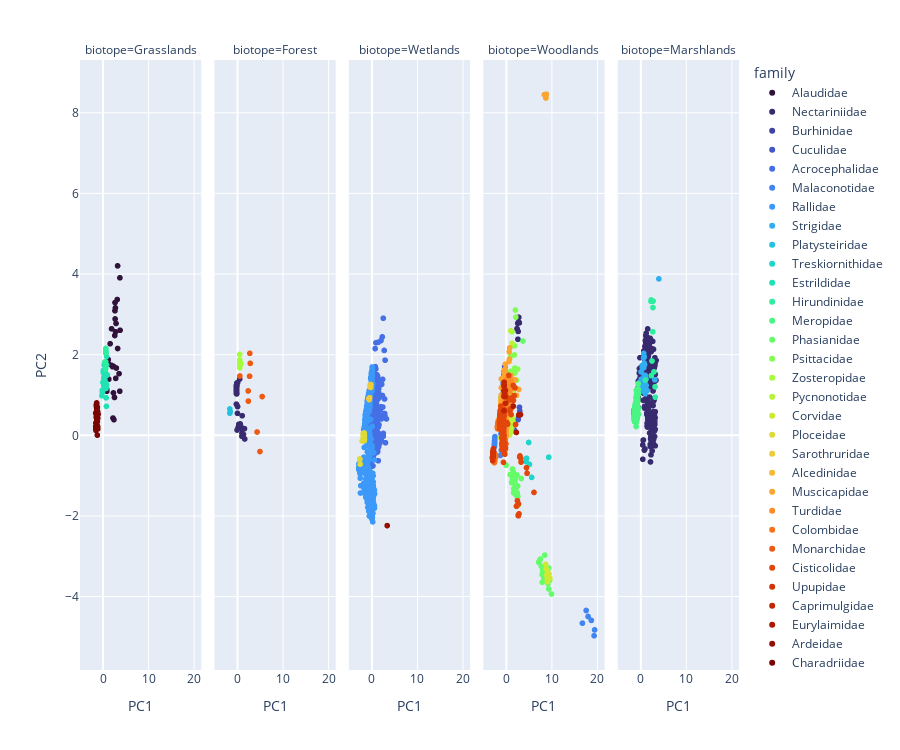

Notebook code cell kept with this figure:
### Markdown cell above
# all biotopes

### Code cell
colors_ = np.linspace(0, 1, len(ROI_coordinates['family'].unique()))
discrete_colors = sample_colorscale('turbo', minmax_scale(colors_))

px.scatter(ROI_coordinates, x='PC1',y='PC2',facet_col='biotope',color='family',
        color_discrete_sequence=discrete_colors, height=750)

### Figure 1 — Plotly figure (JSON) as saved in the notebook; plotly's stock layout.template omitted (floating-point values rounded to 4 significant figures; data arrays with more than 128 entries replaced by an {"elided": "..."} marker saying what was removed)
{"data": [{"hovertemplate": "family=Alaudidae<br>biotope=Grasslands<br>PC1=%{x}<br>PC2=%{y}<extra></extra>", "legendgroup": "Alaudidae", "marker": {"color": "rgb(48, 18, 59)", "symbol": "circle"}, "mode": "markers", "name": "Alaudidae", "showlegend": true, "type": "scattergl", "x": [2.801, 3.215, 1.272, 3.76, 3.713, 2.63, 1.883, 1.156, 2.296, 2.116, 3.209, 0.5521, 1.56, 2.941, 2.64, 1.269, 0.5539, 0.8394, 1.896, 3.528, 2.724, 2.199, 3.689, 3.122, 2.395, 2.589, 2.523, 2.759, 0.2654, 2.866, 0.8008, 2.656, 2.293], "xaxis": "x", "y": [1.413, 2.154, 1.391, 2.607, 3.906, 3.09, 2.642, 1.877, 1.712, 1.702, 4.202, 1.396, 2.272, 1.669, 3.293, 1.768, 1.122, 1.095, 1.735, 1.529, 3.161, 0.4283, 1.094, 3.368, 0.3877, 2.476, 0.9394, 2.567, 1.619, 2.775, 1.145, 2.887, 1.052], "yaxis": "y"}, {"hovertemplate": "family=Nectariniidae<br>biotope=Forest<br>PC1=%{x}<br>PC2=%{y}<extra></extra>", "legendgroup": "Nectariniidae", "marker": {"color": "rgb(56, 42, 111)", "symbol": "circle"}, "mode": "markers", "name": "Nectariniidae", "showlegend": true, "type": "scattergl", "x": [-0.1368, -0.06816, -0.171, -0.1397, -0.1812, -0.1727, -0.1573, -0.08896, -0.002624, -0.1095, -0.02912, -0.1334, -0.08496, -0.005519, -0.1231, -0.15, 0.1149, -0.08165, -0.02018, -0.08496, -0.1169, -0.06467, 1.081, 1.09, 0.01034, 0.7953, 0.4019, 1.074, 0.01231, 0.6966, -0.1405, 0.5765, 1.645, 0.7212, 1.42, 0.2357, 1.138, 0.09701, 1.697, 0.1285, 0.7754], "xaxis": "x2", "y": [1.034, 1.116, 1.094, 1.148, 1.115, 1.207, 1.145, 1.026, 1.301, 1.205, 1.044, 1.175, 1.166, 1.227, 1.085, 1.237, 1.301, 1.119, 1.298, 1.166, 1.11, 1.188, 0.1646, 0.05008, 0.1315, 0.2346, 0.2756, -0.02503, 0.7402, 0.2844, 0.7739, 1.395, 0.1663, 0.2093, 0.02219, 0.195, 0.4867, 0.545, -0.09029, 0.7112, 0.2262], "yaxis": "y2"}, {"hovertemplate": "family=Nectariniidae<br>biotope=Woodlands<br>PC1=%{x}<br>PC2=%{y}<extra></extra>", "legendgroup": "Nectariniidae", "marker": {"color": "rgb(56, 42, 111)", "symbol": "circle"}, "mode": "markers", "name": "Nectariniidae", "showlegend": false, "type": "scattergl", "x": [2.671, 2.617, 2.674, 2.42, 2.871, 2.568, 2.808, 2.926, 2.77, 0.5301, 0.5159, -0.1592, 0.5696, -0.1578, 0.3714, -0.2675, 0.4958, 0.4571, -0.3249, 0.433, -0.2492, 0.4571, 0.5678, -0.2856, 0.5622, 0.8346, 0.6047, 0.5673, 0.557, 1.069, 0.7698, 0.7054, 0.7988, 1.112, 0.7476, 1.016, 1.306, 0.8461, 0.668, 0.8177, 0.5382, 0.7101, 0.7945, 1.103, 0.6615, 0.736, 0.879, 0.6153, 0.7239, 0.62, 0.845, 0.6205, 0.6516, 0.5289, 0.4678, 0.7213, 0.6306, 0.7302, 0.5487, 0.7909, 0.8601, 0.7951, 0.7713, 0.6443, 0.7372, 0.6273, 1.024, 0.8991, 0.829, 1.136, 0.5921], "xaxis": "x4", "y": [2.577, 2.383, 2.929, 2.647, 2.799, 2.778, 2.926, 2.79, 2.809, 0.7006, 0.8441, 0.8299, 0.9214, 0.4356, 0.7352, 0.4338, 0.8345, 0.8947, 0.6039, 0.7779, 0.3645, 0.8947, 1.103, 0.4563, 0.9163, 0.9215, 0.8318, 1.135, 0.9542, 1.105, 0.9927, 0.7883, 0.8391, 0.8813, 0.8953, 1.059, 0.7198, 1.237, 1.091, 0.9037, 1.288, 0.9227, 1.137, 0.9974, 1.207, 1.012, 1.185, 1.046, 0.6703, 1.18, 1.274, 0.7946, 0.6877, 1.157, 1.139, 0.8804, 0.8959, 0.7492, 0.82, 0.793, 0.7134, 0.6369, 1.082, 0.5385, 1.054, 0.8815, 1.203, 0.9656, 1.1, 0.9946, 0.8536], "yaxis": "y4"}, {"hovertemplate": "family=Nectariniidae<br>biotope=Marshlands<br>PC1=%{x}<br>PC2=%{y}<extra></extra>", "legendgroup": "Nectariniidae", "marker": {"color": "rgb(56, 42, 111)", "symbol": "circle"}, "mode": "markers", "name": "Nectariniidae", "showlegend": false, "type": "scattergl", "x": {"elided": "234 float values"}, "xaxis": "x5", "y": {"elided": "234 float values"}, "yaxis": "y5"}, {"hovertemplate": "family=Burhinidae<br>biotope=Wetlands<br>PC1=%{x}<br>PC2=%{y}<extra></extra>", "legendgroup": "Burhinidae", "marker": {"color": "rgb(64, 66, 164)", "symbol": "circle"}, "mode": "markers", "name": "Burhinidae", "showlegend": true, "type": "scattergl", "x": [0.778, 0.9805], "xaxis": "x3", "y": [0.3551, 0.4953], "yaxis": "y3"}, {"hovertemplate": "family=Cuculidae<br>biotope=Woodlands<br>PC1=%{x}<br>PC2=%{y}<extra></extra>", "legendgroup": "Cuculidae", "marker": {"color": "rgb(67, 88, 197)", "symbol": "circle"}, "mode": "markers", "name": "Cuculidae", "showlegend": true, "type": "scattergl", "x": [-0.4143, -0.5618, -0.2852, -0.4969, -0.3076, -0.6046, -0.3971, -0.4304, -0.4766, -0.5527, -0.4074, -0.5071, -0.2888, -0.4892, -0.3314, -0.4606, -0.4896, -0.5164, -0.457, -0.5205, -0.2592, -0.4689, -0.3677, -0.5871, -0.3938, -0.5105, -0.2355, -0.3687, -0.277, -0.3788, -0.2496, -0.7009, -0.3689, -0.4934, -0.3291, -0.5059, -0.2471, -0.5338, 3.034, 2.753, 1.89, -1.038, -1.129, 2.958, 2.656, 1.839, -2.638, -2.689, -2.673, -2.638, -2.66, -2.6, -2.597, -2.658, -2.554, -2.636, -2.534, -2.61, -2.622, -2.507, -2.641, -2.604, -2.622, -2.597], "xaxis": "x4", "y": [1.461, 1.254, 1.666, 1.393, 1.704, 1.294, 1.547, 1.585, 1.439, 1.301, 1.549, 1.395, 1.598, 1.309, 1.469, 1.42, 1.44, 1.328, 1.454, 1.327, 1.66, 1.511, 1.441, 1.054, 1.492, 1.348, 1.688, 1.426, 1.657, 1.428, 1.441, 1.216, 1.609, 1.217, 1.598, 1.22, 1.639, 1.311, 0.6021, 0.4591, 0.1223, 0.7937, 0.7408, 0.6967, 0.3878, 0.2576, -0.46, -0.5667, -0.582, -0.46, -0.483, -0.494, -0.5139, -0.4696, -0.6155, -0.5214, -0.4691, -0.4309, -0.4754, -0.4747, -0.5066, -0.4791, -0.4754, -0.5139], "yaxis": "y4"}, {"hovertemplate": "family=Acrocephalidae<br>biotope=Wetlands<br>PC1=%{x}<br>PC2=%{y}<extra></extra>", "legendgroup": "Acrocephalidae", "marker": {"color": "rgb(69, 111, 228)", "symbol": "circle"}, "mode": "markers", "name": "Acrocephalidae", "showlegend": true, "type": "scattergl", "x": {"elided": "331 float values"}, "xaxis": "x3", "y": {"elided": "331 float values"}, "yaxis": "y3"}, {"hovertemplate": "family=Malaconotidae<br>biotope=Woodlands<br>PC1=%{x}<br>PC2=%{y}<extra></extra>", "legendgroup": "Malaconotidae", "marker": {"color": "rgb(66, 132, 242)", "symbol": "circle"}, "mode": "markers", "name": "Malaconotidae", "showlegend": true, "type": "scattergl", "x": [16.82, 18.06, 18.78, 19.5, 19.39, 17.64, -2.508, -2.491, -1.038, -2.514, -2.451, -1.259, -2.572, -2.594, -1.108, -2.506, -2.594, -1.122, -2.442, -2.517, -1.194, -2.472, -2.534, -1.163, -2.527, -2.543, -0.9027], "xaxis": "x4", "y": [-4.659, -4.493, -4.59, -4.826, -4.971, -4.344, -0.1678, -0.2046, -0.3698, -0.2038, -0.07902, -0.4996, -0.2423, -0.2589, 0.03813, -0.1842, -0.2589, 0.2914, -0.03203, -0.1819, 0.2499, -0.1213, -0.2255, 0.2314, -0.1326, -0.2817, -0.2559], "yaxis": "y4"}, {"hovertemplate": "family=Rallidae<br>biotope=Wetlands<br>PC1=%{x}<br>PC2=%{y}<extra></extra>", "legendgroup": "Rallidae", "marker": {"color": "rgb(60, 153, 249)", "symbol": "circle"}, "mode": "markers", "name": "Rallidae", "showlegend": true, "type": "scattergl", "x": {"elided": "1335 float values"}, "xaxis": "x3", "y": {"elided": "1335 float values"}, "yaxis": "y3"}, {"hovertemplate": "family=Rallidae<br>biotope=Marshlands<br>PC1=%{x}<br>PC2=%{y}<extra></extra>", "legendgroup": "Rallidae", "marker": {"color": "rgb(60, 153, 249)", "symbol": "circle"}, "mode": "markers", "name": "Rallidae", "showlegend": false, "type": "scattergl", "x": [-1.08, -0.6057, -1.377, -1.327, -1.356, -1.321, -1.364, -1.286, -1.294, -1.306, -1.164, -1.245, -1.245, -1.198, -1.206, -1.211, -1.198, -1.206, -1.252, -1.186, -1.301, -1.323, -1.329, -1.348, -1.356, -1.392, -1.389, -1.355, -1.392, -1.415, -1.445, -1.407, -1.367, -1.412, -1.377, -1.392, -1.338, -1.406, -1.454, -1.403, -1.449, -1.439, -1.393, -1.484, -1.494], "xaxis": "x5", "y": [0.4997, 1.174, 0.5848, 0.5701, 0.6155, 0.5975, 0.5896, 0.6602, 0.6468, 0.6331, 0.7345, 0.671, 0.6985, 0.6513, 0.6351, 0.5998, 0.6471, 0.7323, 0.6596, 0.6075, 0.6303, 0.5514, 0.5998, 0.5538, 0.6388, 0.5399, 0.5986, 0.6024, 0.5399, 0.5189, 0.5736, 0.5672, 0.5699, 0.5412, 0.5961, 0.5399, 0.5897, 0.5942, 0.5161, 0.5786, 0.6337, 0.5361, 0.5615, 0.5437, 0.5729], "yaxis": "y5"}, {"hovertemplate": "family=Strigidae<br>biotope=Marshlands<br>PC1=%{x}<br>PC2=%{y}<extra></extra>", "legendgroup": "Strigidae", "marker": {"color": "rgb(49, 174, 241)", "symbol": "circle"}, "mode": "markers", "name": "Strigidae", "showlegend": true, "type": "scattergl", "x": [0.765, -0.2546, 0.8858, 0.4909, 0.3946, 0.3619, 1.011, 0.3979, 0.859, 0.9383, 1.07, 1.027, 0.8419, 0.7152, 0.698, 0.4667, 0.8355, 0.7791, 4.041, 0.6606, 0.799, 0.8702, 1.234, 0.935, 0.4579, 0.1195, -0.1301, 0.3938, 0.1344, 0.8142, 0.4424, 0.6417, 0.8219, 0.9304, 0.9537, 1.481, 0.6632, 1.003, 0.9564, 0.742, 1.138, 1.045, 1.049, 1.013, 0.8108, 1.22, 3.168, 1.099, 0.7748, 0.7571, 1.055, 1.007], "xaxis": "x5", "y": [1.719, 1.309, 1.752, 1.187, 1.691, 1.319, 1.225, 1.738, 1.164, 1.416, 1.215, 1.488, 1.787, 1.678, 2.03, 1.095, 1.944, 1.302, 3.881, 1.92, 1.488, 1.163, 1.239, 1.169, 1.384, 1.574, 1.264, 1.143, 1.389, 1.191, 1.671, 1.281, 1.467, 1.122, 1.361, 1.106, 1.174, 1.279, 1.241, 1.19, 1.169, 1.036, 1.096, 1.23, 1.122, 1.398, 1.376, 1.204, 1.151, 1.236, 1.396, 1.186], "yaxis": "y5"}, {"hovertemplate": "family=Platysteiridae<br>biotope=Forest<br>PC1=%{x}<br>PC2=%{y}<extra></extra>", "legendgroup": "Platysteiridae", "marker": {"color": "rgb(35, 195, 223)", "symbol": "circle"}, "mode": "markers", "name": "Platysteiridae", "showlegend": true, "type": "scattergl", "x": [-1.512, -1.573, -1.573], "xaxis": "x2", "y": [0.5888, 0.6536, 0.5502], "yaxis": "y2"}, {"hovertemplate": "family=Treskiornithidae<br>biotope=Woodlands<br>PC1=%{x}<br>PC2=%{y}<extra></extra>", "legendgroup": "Treskiornithidae", "marker": {"color": "rgb(29, 213, 203)", "symbol": "circle"}, "mode": "markers", "name": "Treskiornithidae", "showlegend": true, "type": "scattergl", "x": [4.412, 5.145, 4.982, 4.522, 5.64, 9.406], "xaxis": "x4", "y": [-0.6498, -0.7206, -0.1766, -0.5689, -1.044, -0.5425], "yaxis": "y4"}, {"hovertemplate": "family=Estrildidae<br>biotope=Grasslands<br>PC1=%{x}<br>PC2=%{y}<extra></extra>", "legendgroup": "Estrildidae", "marker": {"color": "rgb(33, 226, 181)", "symbol": "circle"}, "mode": "markers", "name": "Estrildidae", "showlegend": true, "type": "scattergl", "x": [0.7131, 0.1791, -0.1082, 0.5008, 0.4102, 0.4778, 0.6564, 0.7886, 0.771, 0.08455, -0.1528, 0.3152, 0.002773, 0.09143, 0.2429, 0.4434, -0.02376, 0.6851, 0.7851, 0.172, -0.1362, 0.1468, 0.05089, 0.2234, 0.509, 0.7078, 0.1745, -0.2301, 0.3883, 0.2364, 0.2628, 0.539, 0.672, 0.9532, 0.7785, 0.1733, -0.1847, 0.1168, 0.2756, 0.539, 0.6771, 0.7347, 0.6629], "xaxis": "x", "y": [1.252, 1.346, 1.094, 1.312, 1.563, 1.598, 1.306, 1.244, 1.745, 1.331, 1.066, 1.202, 1.314, 1.611, 1.515, 1.572, 1.313, 1.241, 1.492, 1.347, 1.119, 1.239, 1.565, 1.331, 1.548, 1.224, 1.424, 0.9816, 1.385, 1.748, 1.405, 1.684, 0.9306, 1.499, 1.959, 1.272, 1.101, 1.282, 1.469, 1.684, 0.9296, 0.719, 1.164], "yaxis": "y"}, {"hovertemplate": "family=Hirundinidae<br>biotope=Grasslands<br>PC1=%{x}<br>PC2=%{y}<extra></extra>", "legendgroup": "Hirundinidae", "marker": {"color": "rgb(44, 238, 158)", "symbol": "circle"}, "mode": "markers", "name": "Hirundinidae", "showlegend": true, "type": "scattergl", "x": [0.6065, 0.6176, 0.5515, 0.5016, 0.5732, 0.5574, 0.6313, 0.6578, 0.6613, 0.4082], "xaxis": "x", "y": [2.041, 2.155, 1.771, 1.816, 1.824, 1.645, 2.05, 2.101, 2.046, 1.822], "yaxis": "y"}, {"hovertemplate": "family=Hirundinidae<br>biotope=Marshlands<br>PC1=%{x}<br>PC2=%{y}<extra></extra>", "legendgroup": "Hirundinidae", "marker": {"color": "rgb(44, 238, 158)", "symbol": "circle"}, "mode": "markers", "name": "Hirundinidae", "showlegend": false, "type": "scattergl", "x": [2.763, 2.351, 2.309, 2.742, 1.09, 2.702, 2.375, 2.527, 2.958, 3.197, 3.249], "xaxis": "x5", "y": [3.33, 3.357, 3.323, 3.17, 1.372, 2.568, 1.48, 1.844, 1.574, 1.203, 0.9457], "yaxis": "y5"}, {"hovertemplate": "family=Meropidae<br>biotope=Marshlands<br>PC1=%{x}<br>PC2=%{y}<extra></extra>", "legendgroup": "Meropidae", "marker": {"color": "rgb(73, 246, 131)", "symbol": "circle"}, "mode": "markers", "name": "Meropidae", "showlegend": true, "type": "scattergl", "x": {"elided": "195 float values"}, "xaxis": "x5", "y": {"elided": "195 float values"}, "yaxis": "y5"}, {"hovertemplate": "family=Phasianidae<br>biotope=Woodlands<br>PC1=%{x}<br>PC2=%{y}<extra></extra>", "legendgroup": "Phasianidae", "marker": {"color": "rgb(101, 252, 105)", "symbol": "circle"}, "mode": "markers", "name": "Phasianidae", "showlegend": true, "type": "scattergl", "x": [0.01702, 1.925, 1.966, 1.386, 1.596, 2.56, 2.004, 2.026, 1.664, 1.802, 1.676, 1.609, 1.431, 1.972, 1.247, 1.325, 2.412, 1.463, 1.531, 2.187, 1.381, 1.719, 1.873, -0.783, -0.8904, 2.489, 8.632, 8.342, 8.698, 8.14, 10.0, 9.408, 9.512, 8.625, 9.235, 8.626, 8.448, 7.97, 8.633, 8.536, 8.801, 8.144, 9.613, 7.565, 8.06, 7.939, 7.388, 8.432, 9.165, 9.392, 7.182, 7.746, 8.765, 8.315, 2.646, 1.709, 1.795, 3.727, -1.155, 3.357, 2.278, 2.066, 0.9129, 2.184, 2.614, 2.46], "xaxis": "x4", "y": [-0.7395, -1.169, -1.03, -1.144, -0.9923, -1.256, -1.034, -1.085, -1.186, -1.325, -1.426, -0.9155, -0.8353, -1.141, -1.171, -1.18, -0.9828, -1.047, -1.061, -1.271, -1.104, -1.028, -1.08, -0.1407, -0.02484, -1.431, -3.35, -3.392, -3.513, -3.466, -3.936, -3.81, -3.541, -3.292, -3.678, -3.606, -3.586, -3.643, -3.475, -2.97, -3.349, -3.381, -3.595, -3.068, -3.353, -3.452, -3.113, -3.47, -3.547, -3.292, -3.147, -3.246, -3.537, -3.536, -1.737, -1.325, 1.014, 2.339, 0.9465, -1.071, -1.245, -1.466, -0.9736, -1.312, -1.515, -1.537], "yaxis": "y4"}, {"hovertemplate": "family=Psittacidae<br>biotope=Woodlands<br>PC1=%{x}<br>PC2=%{y}<extra></extra>", "legendgroup": "Psittacidae", "marker": {"color": "rgb(133, 252, 82)", "symbol": "circle"}, "mode": "markers", "name": "Psittacidae", "showlegend": true, "type": "scattergl", "x": [1.25, 1.036, 1.307, 0.1827, 0.6577, 0.3019, 2.548, 1.93, 0.7578, 1.844, 1.964, 1.589, 1.52, 2.154, 0.3328, 2.299, 0.558, 1.9, 1.642, 0.1636, 1.056, 2.083], "xaxis": "x4", "y": [0.1843, 1.588, 2.572, 0.2774, 0.404, 0.2091, 1.641, 1.669, 1.442, 1.993, 1.547, 1.108, 1.324, 2.931, 0.1851, 1.368, 0.9718, 2.221, 1.543, 0.1604, 1.966, 3.107], "yaxis": "y4"}, {"hovertemplate": "family=Zosteropidae<br>biotope=Forest<br>PC1=%{x}<br>PC2=%{y}<extra></extra>", "legendgroup": "Zosteropidae", "marker": {"color": "rgb(164, 252, 59)", "symbol": "circle"}, "mode": "markers", "name": "Zosteropidae", "showlegend": true, "type": "scattergl", "x": [0.5988, 0.6709, 0.8195, 0.6176, 0.5756, 0.6037, 0.5925, 0.5857], "xaxis": "x2", "y": [1.675, 1.73, 1.791, 1.848, 1.869, 1.818, 2.006, 1.763], "yaxis": "y2"}, {"hovertemplate": "family=Pycnonotidae<br>biotope=Woodlands<br>PC1=%{x}<br>PC2=%{y}<extra></extra>", "legendgroup": "Pycnonotidae", "marker": {"color": "rgb(185, 243, 56)", "symbol": "circle"}, "mode": "markers", "name": "Pycnonotidae", "showlegend": true, "type": "scattergl", "x": [1.129, 1.08, 0.8234, 1.251, -0.4197, 0.4993, -0.2766, 0.6501, -0.302, 0.6879, 0.3695, 1.473, 1.002, 0.756, 1.324, 0.5249, 1.352, 0.708, -0.3166, 0.8229, -0.2838, 0.7757, 0.672, 1.513, -0.2757, 0.1374, -1.254, 1.046, 1.376, 1.289, 0.953, 1.45, -0.2417, -0.09155, -0.3075, 0.7496, 1.277, -0.1573, 1.297, -0.327, 0.0679, -1.117], "xaxis": "x4", "y": [0.08689, 1.104, 1.438, 0.2113, 0.437, 0.3694, 0.6987, 0.4336, 0.6539, 0.4759, 0.2434, 0.3683, 0.2287, 0.8945, 2.28, 1.39, 0.3659, 0.08146, 0.4645, 0.1515, 0.4086, 0.009643, 0.1423, 0.3466, 1.116, 1.101, 0.5619, 2.591, 0.3151, 1.051, 1.33, 0.401, 0.2261, 0.3807, 0.4329, 0.08248, 0.471, 0.6698, 0.4453, 1.056, 1.051, 0.5705], "yaxis": "y4"}, {"hovertemplate": "family=Corvidae<br>biotope=Woodlands<br>PC1=%{x}<br>PC2=%{y}<extra></extra>", "legendgroup": "Corvidae", "marker": {"color": "rgb(206, 233, 52)", "symbol": "circle"}, "mode": "markers", "name": "Corvidae", "showlegend": true, "type": "scattergl", "x": [-0.3589, -0.4714, -0.562, -0.5251, -0.6261, -1.188, 9.088, 9.104, 9.466, 8.701, 8.934, 9.125, 9.673, 8.85], "xaxis": "x4", "y": [0.05419, -0.1899, -0.114, -0.2352, -0.2723, -0.0659, -3.346, -3.554, -3.435, -3.2, -3.463, -3.634, -3.548, -3.317], "yaxis": "y4"}, {"hovertemplate": "family=Ploceidae<br>biotope=Wetlands<br>PC1=%{x}<br>PC2=%{y}<extra></extra>", "legendgroup": "Ploceidae", "marker": {"color": "rgb(223, 218, 54)", "symbol": "circle"}, "mode": "markers", "name": "Ploceidae", "showlegend": true, "type": "scattergl", "x": [-1.863, -1.6, -1.658, -1.77, -1.655, -1.764, -1.683, -2.068, -2.511, -2.588, -2.561, -1.852, -1.625, -1.802, -1.559, -1.591, -1.635, -1.76, -1.563, -1.576, -1.715, -1.756], "xaxis": "x3", "y": [0.03467, -0.1365, -0.08511, -0.07382, -0.1008, 0.03494, 0.01769, -0.1384, -0.7155, -0.5864, -0.5903, -0.0597, 0.05904, -0.002383, -0.00963, -0.03525, -0.009086, 0.007861, -0.1012, -0.05303, -0.04376, -0.08771], "yaxis": "y3"}, {"hovertemplate": "family=Sarothruridae<br>biotope=Wetlands<br>PC1=%{x}<br>PC2=%{y}<extra></extra>", "legendgroup": "Sarothruridae", "marker": {"color": "rgb(238, 203, 57)", "symbol": "circle"}, "mode": "markers", "name": "Sarothruridae", "showlegend": true, "type": "scattergl", "x": [-0.5209, -0.6027, -0.3954, -0.1461, -0.1374, -0.1577, -0.3313, -0.2337, -0.1708, -0.2902, -0.2259, -0.2727, -0.1929, -0.2818], "xaxis": "x3", "y": [0.8863, 0.9101, 0.931, 1.244, 1.26, 1.248, 1.215, 1.245, 1.19, 1.194, 1.244, 1.206, 1.207, 1.253], "yaxis": "y3"}, {"hovertemplate": "family=Alcedinidae<br>biotope=Woodlands<br>PC1=%{x}<br>PC2=%{y}<extra></extra>", "legendgroup": "Alcedinidae", "marker": {"color": "rgb(247, 184, 54)", "symbol": "circle"}, "mode": "markers", "name": "Alcedinidae", "showlegend": true, "type": "scattergl", "x": {"elided": "149 float values"}, "xaxis": "x4", "y": {"elided": "149 float values"}, "yaxis": "y4"}, {"hovertemplate": "family=Muscicapidae<br>biotope=Woodlands<br>PC1=%{x}<br>PC2=%{y}<extra></extra>", "legendgroup": "Muscicapidae", "marker": {"color": "rgb(252, 164, 48)", "symbol": "circle"}, "mode": "markers", "name": "Muscicapidae", "showlegend": true, "type": "scattergl", "x": [-0.5099, -0.1306, -0.6016, -0.2484, -0.415, -0.4247, -0.4761, -0.226, -0.03843, 0.0608, -0.1687, -0.3587, -0.5074, -0.1873, -0.5342, -0.2795, -0.08229, -0.3812, -1.038, -0.1584, -0.1051, -0.2873, -0.3355, -0.6087, -0.5984, -0.7452, -1.165, -1.078, -0.9251, -0.1165, -1.498, -0.8584, -1.653, -0.8935, -0.951, -0.377, -0.1238, -0.3473, -0.3882, -0.4131, -0.3355, -0.3974, -0.7824, 0.6583, -0.2756, -0.4347, 0.8359, -0.199, 2.808, 2.305, 1.52, -0.441, 1.999, 1.419, 1.866, 0.8827, -0.2101, -0.776, 1.143, -0.2049, -0.1553, -0.3413, -1.023, -0.1043, 0.082, -0.09953, -0.004441, -0.09066, -0.05407, 0.02759, -0.4495, -0.2848, -0.9074, -0.6539, 8.709, 0.8064, 0.009481, -0.06625, -0.006859, -0.06603, -0.05407, -0.2049, -0.1362, -0.1681, -0.0507, -0.4523, -0.9098, 8.436, 0.2102, -0.3069, -0.04341, 8.793, 0.6814, 0.07744, -0.07308, -0.4523, -0.9202, 0.1703, -0.5038, -0.915, -0.3361, -0.7235, 8.861, 0.7577, 0.02414, -0.02634, -0.1532, -0.4251, -0.8918, 0.09552, 0.007509, 0.05227, 0.05762, 0.04352, -0.4463, -0.6996, -0.2941, -0.3683, 0.6524, 0.04736, 0.1033, 8.772, 0.06763, 0.032, -0.1345, -0.1286], "xaxis": "x4", "y": [1.093, 1.274, 0.905, 1.309, 1.03, 1.284, 1.088, 1.373, 1.12, 1.343, 1.007, 1.479, 0.8751, 1.632, 0.8927, 1.259, 1.17, 0.638, 1.18, 1.14, 1.348, 1.179, 1.081, 0.9119, 0.9367, 1.171, 0.2954, 0.7907, 0.6833, 1.593, 0.365, 0.8799, 0.3888, 0.8537, 0.8847, 1.545, 0.9848, 1.019, 0.5185, 1.097, 1.081, 1.111, 0.9862, 1.328, 1.128, 1.203, 1.356, 1.3, 1.139, 0.9905, 1.283, 1.413, 1.379, 0.6989, 1.164, 1.2, 1.472, 1.152, 1.482, 1.304, 1.762, 1.622, 1.4, 0.4087, 0.3991, 0.4704, 0.4327, 0.3083, 0.2528, 0.898, 0.4565, 0.3888, 0.6656, 1.008, 8.434, 2.168, 1.293, 1.415, 0.3769, 0.3874, 0.2528, 0.3631, 0.3614, 0.2491, 0.2066, 0.4464, 0.5885, 8.448, 0.2397, 0.3719, 0.7263, 8.377, 2.071, 1.376, 1.479, 0.4464, 0.4783, 0.9042, 0.4033, 0.5548, 0.4084, 0.53, 8.459, 1.893, 1.245, 1.376, 1.462, 0.473, 0.5822, 0.04771, 0.2311, 0.07641, -0.02218, 0.9616, 0.3756, 0.8242, 0.4598, 0.3999, 1.831, 1.272, 0.1651, 8.366, 0.1402, 0.1153, 0.0925, 0.03927], "yaxis": "y4"}, {"hovertemplate": "family=Turdidae<br>biotope=Woodlands<br>PC1=%{x}<br>PC2=%{y}<extra></extra>", "legendgroup": "Turdidae", "marker": {"color": "rgb(251, 140, 39)", "symbol": "circle"}, "mode": "markers", "name": "Turdidae", "showlegend": true, "type": "scattergl", "x": [0.05899, 0.951, 0.1132, -0.008878, 1.143, -0.1213, 0.1092, 1.047, -0.1792, 0.2431, 0.9984, -0.1065, 1.031, -0.07182, 0.3238, 0.9801, 0.08186, 1.088, -0.1818, 0.1418, 0.8522, 0.04277, 0.8551, -0.1634, 0.3388, 1.029, 0.1142, 1.02, -0.2338, -0.03755, 1.027, -0.04009, 0.05128, 1.129, 0.02263, 0.1438, 1.106, -0.2126, 0.2011, 1.036, -0.003078, 1.131, -0.1373, 0.3617, 0.9009, -0.02682, 1.112, 0.1951, 0.3208, 0.8755, 0.1264, 1.214, -0.165, 0.2124, 1.046, 0.156, 0.8722, -0.159, 0.1151, 1.162, 0.01771], "xaxis": "x4", "y": [1.142, 0.7075, 0.7026, 1.201, 0.6678, 0.825, 1.255, 0.8675, 0.9494, 0.7175, 1.325, 1.046, 0.7848, 0.8063, 0.6647, 1.371, 1.123, 0.868, 0.9191, 0.6678, 1.207, 0.9719, 0.8977, 0.7467, 0.7009, 1.149, 1.378, 0.9192, 0.8906, 1.085, 0.7342, 0.7705, 1.075, 0.7434, 0.7319, 1.107, 0.8719, 0.8379, 0.7206, 1.264, 0.9248, 0.7526, 0.7604, 0.6073, 1.254, 1.05, 0.7941, 0.7604, 0.6258, 1.08, 1.038, 0.7604, 0.5378, 0.5408, 1.217, 1.297, 0.8588, 0.7791, 1.041, 0.6571, 0.5756], "yaxis": "y4"}, {"hovertemplate": "family=Colombidae<br>biotope=Woodlands<br>PC1=%{x}<br>PC2=%{y}<extra></extra>", "legendgroup": "Colombidae", "marker": {"color": "rgb(246, 114, 27)", "symbol": "circle"}, "mode": "markers", "name": "Colombidae", "showlegend": true, "type": "scattergl", "x": [-1.813, -2.529, -2.324, -1.816, -2.571, -2.303, -1.754, -2.532, -2.341, -1.777, -2.546, -2.334, -1.728, -2.549, -2.283, -1.659, -2.476, -2.357, -1.864, -2.554, -2.355, -1.939, -2.524, -2.378, -1.939, -2.5, -2.402, -1.794, -2.567, 0.003178, -0.2782, -0.1314, -0.1371], "xaxis": "x4", "y": [0.2104, -0.612, -0.4823, 0.2887, -0.6612, -0.4921, 0.2758, -0.6157, -0.5591, 0.2686, -0.6479, -0.4755, 0.1828, -0.6307, -0.525, 0.2504, -0.538, -0.5058, 0.1629, -0.6463, -0.5681, 0.2075, -0.6174, -0.4939, 0.2075, -0.6392, -0.5433, 0.3191, -0.6785, -0.2127, -0.3381, -0.3501, -0.1118], "yaxis": "y4"}, {"hovertemplate": "family=Monarchidae<br>biotope=Forest<br>PC1=%{x}<br>PC2=%{y}<extra></extra>", "legendgroup": "Monarchidae", "marker": {"color": "rgb(238, 90, 18)", "symbol": "circle"}, "mode": "markers", "name": "Monarchidae", "showlegend": true, "type": "scattergl", "x": [2.454, 2.494, 0.6295, 2.814, 2.766, 2.901, 4.408, 5.051, 5.532], "xaxis": "x2", "y": [1.1, 0.8482, 1.471, 2.034, 1.466, 1.785, 0.08267, -0.4017, 0.9615], "yaxis": "y2"}, {"hovertemplate": "family=Cisticolidae<br>biotope=Woodlands<br>PC1=%{x}<br>PC2=%{y}<extra></extra>", "legendgroup": "Cisticolidae", "marker": {"color": "rgb(226, 70, 11)", "symbol": "circle"}, "mode": "markers", "name": "Cisticolidae", "showlegend": true, "type": "scattergl", "x": {"elided": "181 float values"}, "xaxis": "x4", "y": {"elided": "181 float values"}, "yaxis": "y4"}, {"hovertemplate": "family=Upupidae<br>biotope=Woodlands<br>PC1=%{x}<br>PC2=%{y}<extra></extra>", "legendgroup": "Upupidae", "marker": {"color": "rgb(212, 52, 5)", "symbol": "circle"}, "mode": "markers", "name": "Upupidae", "showlegend": true, "type": "scattergl", "x": [-2.83, -2.863, -2.879, -2.855, -2.89, -2.838, -2.848, -2.816, -2.85, -2.83, -2.859, -2.838, -2.758, -2.865, -2.859, -2.811, -2.878, -2.865, -2.838, -2.838, -2.795, -2.838, -2.848, -2.811, -2.872, -2.857, -2.859, -2.863, -2.802, -2.781, -2.819, -2.942, -3.002, -2.988, -2.854, -2.839, -2.818, -2.942, -2.782, -2.825, -2.765], "xaxis": "x4", "y": [-0.3484, -0.4116, -0.4432, -0.4252, -0.4882, -0.3938, -0.4624, -0.4811, -0.4619, -0.4215, -0.4168, -0.4474, -0.331, -0.4842, -0.4168, -0.425, -0.4132, -0.4842, -0.5019, -0.5019, -0.3588, -0.5019, -0.4529, -0.425, -0.5046, -0.5332, -0.4168, -0.5535, -0.4819, -0.5122, -0.4786, -0.4093, -0.5499, -0.5607, -0.4732, -0.5442, -0.4923, -0.6296, -0.4164, -0.4087, -0.377], "yaxis": "y4"}, {"hovertemplate": "family=Caprimulgidae<br>biotope=Woodlands<br>PC1=%{x}<br>PC2=%{y}<extra></extra>", "legendgroup": "Caprimulgidae", "marker": {"color": "rgb(193, 37, 3)", "symbol": "circle"}, "mode": "markers", "name": "Caprimulgidae", "showlegend": true, "type": "scattergl", "x": [-0.1317, -0.4544, -0.2082, -0.397, -0.2881, -0.4384, -0.3244, -0.4282, -0.06867, -0.4755, -0.3955, -0.4384, -0.4501, -0.4238], "xaxis": "x4", "y": [1.114, 0.6121, 0.9564, 1.244, 1.039, 1.217, 1.012, 1.215, 0.7952, 1.108, 1.025, 1.217, 0.9661, 1.317], "yaxis": "y4"}, {"hovertemplate": "family=Eurylaimidae<br>biotope=Woodlands<br>PC1=%{x}<br>PC2=%{y}<extra></extra>", "legendgroup": "Eurylaimidae", "marker": {"color": "rgb(173, 24, 1)", "symbol": "circle"}, "mode": "markers", "name": "Eurylaimidae", "showlegend": true, "type": "scattergl", "x": [1.598, 2.79, 2.271, 3.183], "xaxis": "x4", "y": [0.7237, 0.5047, 0.07122, 0.5152], "yaxis": "y4"}, {"hovertemplate": "family=Ardeidae<br>biotope=Wetlands<br>PC1=%{x}<br>PC2=%{y}<extra></extra>", "legendgroup": "Ardeidae", "marker": {"color": "rgb(148, 14, 2)", "symbol": "circle"}, "mode": "markers", "name": "Ardeidae", "showlegend": true, "type": "scattergl", "x": [3.446], "xaxis": "x3", "y": [-2.239], "yaxis": "y3"}, {"hovertemplate": "family=Charadriidae<br>biotope=Grasslands<br>PC1=%{x}<br>PC2=%{y}<extra></extra>", "legendgroup": "Charadriidae", "marker": {"color": "rgb(122, 4, 2)", "symbol": "circle"}, "mode": "markers", "name": "Charadriidae", "showlegend": true, "type": "scattergl", "x": [-1.622, -1.561, -1.554, -1.375, -1.279, -1.338, -1.55, -1.416, -1.402, -1.58, -1.453, -1.359, -1.355, -1.431, -1.391, -1.453, -1.431, -1.351, -1.599, -1.365, -1.479, -1.245, -1.416, -1.413, -1.381, -1.187, -1.414, -1.36, -1.566, -1.392, -1.503, -1.232, -1.422, -1.294, -1.171, -1.366, -1.208, -1.284, -1.347, -1.393, -1.202, -1.34, -1.324, -1.545, -1.492, -1.284, -1.379, -1.441, -1.296, -1.526, -1.405, -1.397, -1.495, -1.392, -1.248, -1.284, -1.298, -1.156, -1.085, -1.291, -1.144, -1.548, -1.25, -1.337, -1.245], "xaxis": "x", "y": [0.5505, 0.1627, 0.1672, 0.4199, 0.4424, 0.3613, 0.549, 0.4341, 0.8036, 0.1783, 0.2621, 0.621, 0.2012, 0.7495, 0.4202, 0.2621, 0.7495, 0.3157, 0.2276, 0.3724, 0.5682, 0.3391, 0.4341, 0.5152, 0.199, 0.5833, 0.7782, 0.2268, 0.3058, 0.3707, 0.4506, 0.4518, 0.6851, 0.4333, 0.5596, 0.5979, 0.218, 0.5621, 0.6262, 0.3095, 0.5833, 0.6494, 0.3292, 0.1599, 0.5709, 0.3604, 0.3302, 0.5663, 0.2477, 0.2302, 0.476, 0.1455, 0.7438, 0.5182, 0.005325, 0.3519, 0.3971, 0.4246, 0.523, 0.6087, 0.1611, 0.1207, 0.4468, 0.6239, 0.6958], "yaxis": "y"}], "layout": {"annotations": [{"font": {}, "showarrow": false, "text": "biotope=Grasslands", "x": 0.092, "xanchor": "center", "xref": "paper", "y": 1, "yanchor": "bottom", "yref": "paper"}, {"font": {}, "showarrow": false, "text": "biotope=Forest", "x": 0.296, "xanchor": "center", "xref": "paper", "y": 1, "yanchor": "bottom", "yref": "paper"}, {"font": {}, "showarrow": false, "text": "biotope=Wetlands", "x": 0.5, "xanchor": "center", "xref": "paper", "y": 1, "yanchor": "bottom", "yref": "paper"}, {"font": {}, "showarrow": false, "text": "biotope=Woodlands", "x": 0.704, "xanchor": "center", "xref": "paper", "y": 1, "yanchor": "bottom", "yref": "paper"}, {"font": {}, "showarrow": false, "text": "biotope=Marshlands", "x": 0.908, "xanchor": "center", "xref": "paper", "y": 1, "yanchor": "bottom", "yref": "paper"}], "height": 750, "legend": {"title": {"text": "family"}, "tracegroupgap": 0}, "margin": {"t": 60}, "xaxis": {"anchor": "y", "domain": [0, 0.184], "title": {"text": "PC1"}}, "xaxis2": {"anchor": "y2", "domain": [0.204, 0.388], "matches": "x", "title": {"text": "PC1"}}, "xaxis3": {"anchor": "y3", "domain": [0.408, 0.592], "matches": "x", "title": {"text": "PC1"}}, "xaxis4": {"anchor": "y4", "domain": [0.612, 0.796], "matches": "x", "title": {"text": "PC1"}}, "xaxis5": {"anchor": "y5", "domain": [0.816, 1], "matches": "x", "title": {"text": "PC1"}}, "yaxis": {"anchor": "x", "domain": [0, 1], "title": {"text": "PC2"}}, "yaxis2": {"anchor": "x2", "domain": [0, 1], "matches": "y", "showticklabels": false}, "yaxis3": {"anchor": "x3", "domain": [0, 1], "matches": "y", "showticklabels": false}, "yaxis4": {"anchor": "x4", "domain": [0, 1], "matches": "y", "showticklabels": false}, "yaxis5": {"anchor": "x5", "domain": [0, 1], "matches": "y", "showticklabels": false}}}
